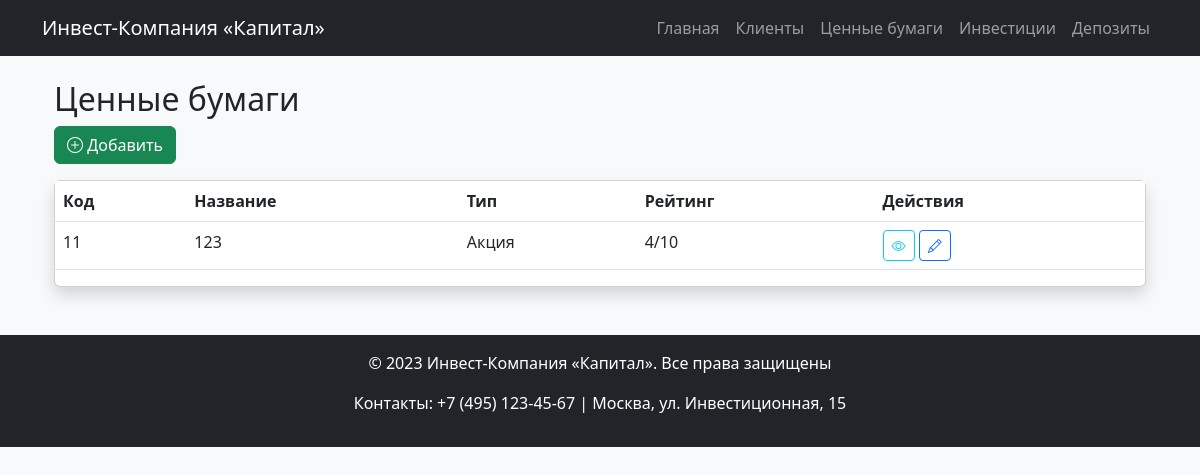
Page /securities/ on the committed database.
### core/models.py (models this page shows, shortened)
class Security(models.Model):
    SECURITY_TYPES = (
        ('stock', 'Акция'),
        ('bond', 'Облигация'),
        ('etf', 'ETF'),
        ('other', 'Другое'),
    )
    code = models.CharField('Код', max_length=50, unique=True)
    name = models.CharField('Название', max_length=200)
    security_type = models.CharField('Тип', max_length=20, choices=SECURITY_TYPES)
    min_amount = models.DecimalField('Мин. сумма', max_digits=15, decimal_places=2)
    rating = models.PositiveIntegerField('Рейтинг')
    last_year_yield = models.DecimalField('Доходность (%)', max_digits=5, decimal_places=2)
    issuer = models.CharField('Эмитент', max_length=200)
    currency = models.CharField('Валюта', max_length=3, default='RUB')

### core/views.py (the view)
# urls.py: path('securities/', views.SecurityListView.as_view(), name='security_list'),
class SecurityListView(ListView):
    model = Security
    template_name = 'securities/list.html'
    context_object_name = 'securities'
    paginate_by = 10

### templates/securities/list.html
{% extends 'base.html' %}
{% block content %}
<div class="container mt-4">
    <h2>Ценные бумаги</h2>
    <a href="{% url 'security_create' %}" class="btn btn-success mb-3">
        <i class="bi bi-plus-circle"></i> Добавить
    </a>
    <div class="card shadow">
        <table class="table table-hover">
            <thead class="thead-dark">
                <tr>
                    <th>Код</th>
                    <th>Название</th>
                    <th>Тип</th>
                    <th>Рейтинг</th>
                    <th>Действия</th>
                </tr>
            </thead>
            <tbody>
                {% for security in securities %}
                <tr>
                    <td>{{ security.code }}</td>
                    <td>{{ security.name }}</td>
                    <td>{{ security.get_security_type_display }}</td>
                    <td>{{ security.rating }}/10</td>
                    <td>
                        <a href="{% url 'security_detail' security.pk %}"
                           class="btn btn-sm btn-outline-info">
                           <i class="bi bi-eye"></i>
                        </a>
                        <a href="{% url 'security_update' security.pk %}"
                           class="btn btn-sm btn-outline-primary">
                           <i class="bi bi-pencil"></i>
                        </a>
                    </td>
                </tr>
                {% endfor %}
            </tbody>
        </table>
    </div>
</div>
{% endblock %}

### rows in the picture
Security: code "11", name "123", security_type "Акция", rating "4"
